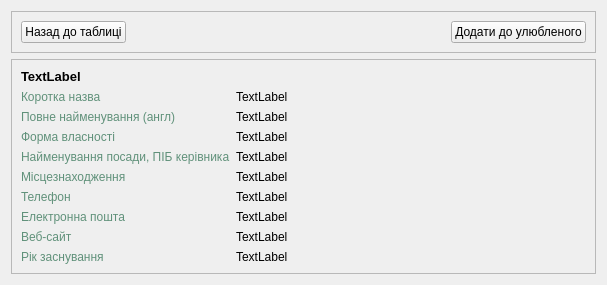
                  <widget class="QWidget" name="main_body_inst_stackedWidgetPage2">
                   <layout class="QVBoxLayout" name="verticalLayout_13">
                    <item alignment="Qt::AlignTop">
                     <widget class="QFrame" name="Header">
                      <property name="frameShape">
                       <enum>QFrame::StyledPanel</enum>
                      </property>
                      <property name="frameShadow">
                       <enum>QFrame::Raised</enum>
                      </property>
                      <layout class="QHBoxLayout" name="horizontalLayout_20">
                       <item alignment="Qt::AlignLeft">
                        <widget class="QPushButton" name="goBack_button">
                         <property name="cursor">
                          <cursorShape>PointingHandCursor</cursorShape>
                         </property>
                         <property name="text">
                          <string>Назад до таблиці</string>
                         </property>
                         <property name="icon">
                          <iconset resource="icons.qrc">
                           <normaloff>:/icons/icons/arrow_back_24dp_000000_FILL0_wght400_GRAD0_opsz24.png</normaloff>:/icons/icons/arrow_back_24dp_000000_FILL0_wght400_GRAD0_opsz24.png</iconset>
                         </property>
                         <property name="iconSize">
                          <size>
                           <width>24</width>
                           <height>24</height>
                          </size>
                         </property>
                        </widget>
                       </item>
                       <item alignment="Qt::AlignRight">
                        <widget class="QPushButton" name="favorite_button">
                         <property name="cursor">
                          <cursorShape>PointingHandCursor</cursorShape>
                         </property>
                         <property name="text">
                          <string>Додати до улюбленого</string>
                         </property>
                         <property name="icon">
                          <iconset resource="icons.qrc">
                           <normaloff>:/icons/icons/favorite_24dp_000000_FILL0_wght400_GRAD0_opsz24.png</normaloff>:/icons/icons/favorite_24dp_000000_FILL0_wght400_GRAD0_opsz24.png</iconset>
                         </property>
                         <property name="iconSize">
                          <size>
                           <width>24</width>
                           <height>24</height>
                          </size>
                         </property>
                        </widget>
                       </item>
                      </layout>
                     </widget>
                    </item>
                    <item>
                     <widget class="QFrame" name="inst_body_info_frame">
                      <property name="sizePolicy">
                       <sizepolicy hsizetype="Expanding" vsizetype="Expanding">
                        <horstretch>0</horstretch>
                        <verstretch>0</verstretch>
                       </sizepolicy>
                      </property>
                      <property name="frameShape">
                       <enum>QFrame::StyledPanel</enum>
                      </property>
                      <property name="frameShadow">
                       <enum>QFrame::Raised</enum>
                      </property>
                      <layout class="QGridLayout" name="gridLayout_6">
                       <item row="6" column="1" alignment="Qt::AlignLeft">
                        <widget class="QLabel" name="phone_label">
                         <property name="text">
                          <string>TextLabel</string>
                         </property>
                        </widget>
                       </item>
                       <item row="9" column="1" alignment="Qt::AlignLeft">
                        <widget class="QLabel" name="register_year_label">
                         <property name="text">
                          <string>TextLabel</string>
                         </property>
                        </widget>
                       </item>
                       <item row="5" column="1" alignment="Qt::AlignLeft">
                        <widget class="QLabel" name="location_label">
                         <property name="text">
                          <string>TextLabel</string>
                         </property>
                        </widget>
                       </item>
                       <item row="4" column="0" alignment="Qt::AlignLeft">
                        <widget class="QLabel" name="label_37">
                         <property name="styleSheet">
                          <string notr="true">color: rgb(96, 145, 122);</string>
                         </property>
                         <property name="text">
                          <string>Найменування посади, ПІБ керівника</string>
                         </property>
                        </widget>
                       </item>
                       <item row="5" column="0" alignment="Qt::AlignLeft">
                        <widget class="QLabel" name="label_38">
                         <property name="styleSheet">
                          <string notr="true">color: rgb(96, 145, 122);</string>
                         </property>
                         <property name="text">
                          <string>Місцезнаходження</string>
                         </property>
                        </widget>
                       </item>
                       <item row="6" column="0" alignment="Qt::AlignLeft">
                        <widget class="QLabel" name="label_39">
                         <property name="styleSheet">
                          <string notr="true">color: rgb(96, 145, 122);</string>
                         </property>
                         <property name="text">
                          <string>Телефон</string>
                         </property>
                        </widget>
                       </item>
                       <item row="7" column="0" alignment="Qt::AlignLeft">
                        <widget class="QLabel" name="label_40">
                         <property name="styleSheet">
                          <string notr="true">color: rgb(96, 145, 122);</string>
                         </property>
                         <property name="text">
                          <string>Електронна пошта</string>
                         </property>
                        </widget>
                       </item>
                       <item row="9" column="0" alignment="Qt::AlignLeft">
                        <widget class="QLabel" name="label_43">
                         <property name="styleSheet">
                          <string notr="true">color: rgb(96, 145, 122);</string>
                         </property>
                         <property name="text">
                          <string>Рік заснування</string>
                         </property>
                        </widget>
                       </item>
                       <item row="8" column="0" alignment="Qt::AlignLeft">
                        <widget class="QLabel" name="label_41">
                         <property name="styleSheet">
                          <string notr="true">color: rgb(96, 145, 122);</string>
                         </property>
                         <property name="text">
                          <string>Веб-сайт</string>
                         </property>
                        </widget>
                       </item>
                       <item row="2" column="0" alignment="Qt::AlignLeft">
                        <widget class="QLabel" name="label_36">
                         <property name="styleSheet">
                          <string notr="true">color: rgb(96, 145, 122);</string>
                         </property>
                         <property name="text">
                          <string>Повне найменування (англ)</string>
                         </property>
                        </widget>
                       </item>
                       <item row="1" column="1" alignment="Qt::AlignLeft">
                        <widget class="QLabel" name="short_name_label">
                         <property name="text">
                          <string>TextLabel</string>
                         </property>
                        </widget>
                       </item>
                       <item row="0" column="0">
                        <widget class="QLabel" name="general_name_label">
                         <property name="font">
                          <font>
                           <pointsize>10</pointsize>
                           <weight>75</weight>
                           <bold>true</bold>
                          </font>
                         </property>
                         <property name="text">
                          <string>TextLabel</string>
                         </property>
                         <property name="wordWrap">
                          <bool>true</bool>
                         </property>
                        </widget>
                       </item>
                       <item row="1" column="0" alignment="Qt::AlignLeft">
                        <widget class="QLabel" name="label_35">
                         <property name="styleSheet">
                          <string notr="true">color: rgb(96, 145, 122);
</string>
                         </property>
                         <property name="text">
                          <string>Коротка назва</string>
                         </property>
                        </widget>
                       </item>
                       <item row="7" column="1" alignment="Qt::AlignLeft">
                        <widget class="QLabel" name="email_label">
                         <property name="text">
                          <string>TextLabel</string>
                         </property>
                        </widget>
                       </item>
                       <item row="2" column="1" alignment="Qt::AlignLeft">
                        <widget class="QLabel" name="engl_name_label">
                         <property name="minimumSize">
                          <size>
                           <width>350</width>
                           <height>0</height>
                          </size>
                         </property>
                         <property name="text">
                          <string>TextLabel</string>
                         </property>
                         <property name="wordWrap">
                          <bool>true</bool>
                         </property>
                        </widget>
                       </item>
                       <item row="8" column="1" alignment="Qt::AlignLeft">
                        <widget class="QLabel" name="syte_label">
                         <property name="text">
                          <string>TextLabel</string>
                         </property>
                        </widget>
                       </item>
                       <item row="4" column="1" alignment="Qt::AlignLeft">
                        <widget class="QLabel" name="director_fio_post_label">
                         <property name="text">
                          <string>TextLabel</string>
                         </property>
                        </widget>
                       </item>
                       <item row="3" column="0" alignment="Qt::AlignLeft">
                        <widget class="QLabel" name="label_44">
                         <property name="styleSheet">
                          <string notr="true">color: rgb(96, 145, 122);</string>
                         </property>
                         <property name="text">
                          <string>Форма власності</string>
                         </property>
                        </widget>
                       </item>
                       <item row="3" column="1" alignment="Qt::AlignLeft">
                        <widget class="QLabel" name="financing_type_label">
                         <property name="text">
                          <string>TextLabel</string>
                         </property>
                        </widget>
                       </item>
                      </layout>
                     </widget>
                    </item>
                   </layout>
                  </widget>
